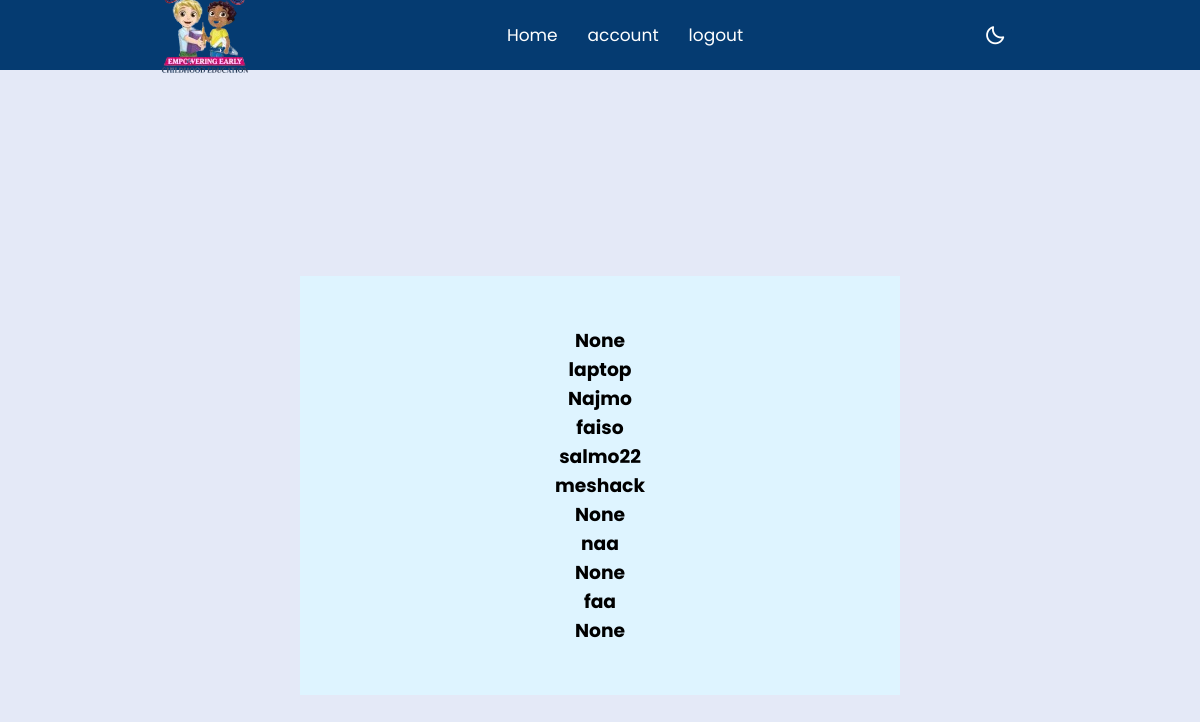
The app's page / (signed in) with its own data.
### users/models.py (models this page shows, shortened)
class Profile(models.Model):
    user=models.OneToOneField(User, on_delete=models.CASCADE, null=True, blank=True)
    name=models.CharField(max_length=200, blank=True, null=True)
    child_name=models.CharField(max_length=200, blank=True, null=True)
    child_age=models.IntegerField(blank=True, null=True)
    username=models.CharField(max_length=200, blank=True, null=True)
    location=models.CharField(max_length=200, blank=True, null=True)
    email=models.EmailField(max_length=500, blank=True, null=True)
    profile_image=models.ImageField(null=True, blank=True, upload_to='profiles/', default='profiles/kids.jpg')
    child_image=models.ImageField(null=True, blank=True, upload_to='profiles/', default='profiles/kids.jpg')
    created=models.DateField(auto_now_add=True)
    id=models.UUIDField(default=uuid4, unique=True, primary_key=True,editable=False)

### users/views.py (the view)
# urls.py: path('', views.profile, name='profile'),
def profile(request):
    profile=Profile.objects.all()
    context={'profile':profile}
    return render(request,'profile.html',context)

### users/templates/profile.html
{% extends 'main.html' %}
{% block content %}
<div class="full-screen-container">
    <div class="login-container">
     {% for item in profile %}
     <h3>{{item.name}}</h3>
     <h3>{{item.child_name}}</h3>
     {% endfor %}
    </div>
  </div>
{% endblock content %}

### static/css/style.css (style rules this page uses)
* { margin: 0; padding: 0; box-sizing: border-box; font-family: 'Poppins', sans-serif; transition: all 0.4s ease;; }
:root { --body-color: #E4E9F7; --nav-color: #053B71; --side-nav: #053B71; --text-color: #FFF; --search-bar: #F2F2F2; --search-text: #010718; }
body { height: 100vh; background-color: var(--body-color); }
h3 { text-align: center; }
.full-screen-container { height: 100vh; width: 100vw; background-size: cover; background-position: center; display: flex; justify-content: center; align-items: center; }
.login-container { background-color: #DEF4FF; margin-top: 170px; padding: 50px 30px; min-width: 400px; width: 50%; max-width: 600px; }

### records on screen
Profile: child_name "None"
Profile: name "laptop", child_name "Najmo"
Profile: name "faiso", child_name "salmo22"
Profile: name "meshack", child_name "None"
Profile: name "naa", child_name "None"
Profile: name "faa", child_name "None"
